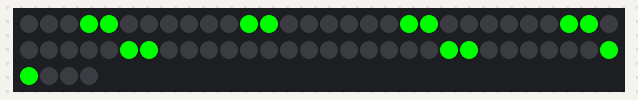
This sketch was run on a simulated Arduino Uno, built with avr-gcc and run on an emulated ATmega328P. Shown: 64 RGB LEDs in strip order, left to right, continuing on the next row. Colours are those a GRB WS2812 strip shows for the declared byte order; what the sketch prints to the serial monitor is not drawn.

Above: at 0.1 s.
At 1.9 s:
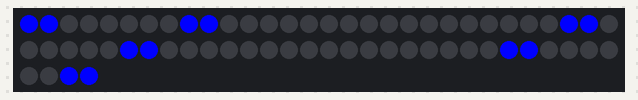
At 3.7 s:
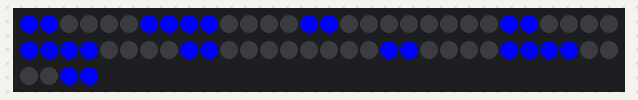

The sketch:

main.ino
```cpp
#include <FastLED.h>
#include <stdio.h>

#define NUM_LEDS 64
#define LED_PIN 3

const int careful[64]       = {0,0,0,1,1,0,0,0, 0,0,0,1,1,0,0,0, 0,0,0,1,1,0,0,0, 0,0,0,1,1,0,0,0, 0,0,0,1,1,0,0,0, 0,0,0,0,0,0,0,0, 0,0,0,1,1,0,0,0, 0,0,0,1,1,0,0,0};
const int matrix_one[64]    = {0,0,0,0,0,0,0,0, 0,0,0,0,0,0,0,0, 0,0,0,0,0,0,0,0, 0,0,0,1,1,0,0,0, 0,0,0,1,1,0,0,0, 0,0,0,0,0,0,0,0, 0,0,0,0,0,0,0,0, 0,0,0,0,0,0,0,0};
const int matrix_two[64]    = {1,1,0,0,0,0,0,0, 1,1,0,0,0,0,0,0, 0,0,0,0,0,0,0,0, 0,0,0,0,0,0,0,0, 0,0,0,0,0,0,0,0, 0,0,0,0,0,0,0,0, 0,0,0,0,0,0,1,1, 0,0,0,0,0,0,1,1};
const int matrix_three[64]  = {1,1,0,0,0,0,0,0, 1,1,0,0,0,0,0,0, 0,0,0,0,0,0,0,0, 0,0,0,1,1,0,0,0, 0,0,0,1,1,0,0,0, 0,0,0,0,0,0,0,0, 0,0,0,0,0,0,1,1, 0,0,0,0,0,0,1,1};
const int matrix_four[64]   = {1,1,0,0,0,0,1,1, 1,1,0,0,0,0,1,1, 0,0,0,0,0,0,0,0, 0,0,0,0,0,0,0,0, 0,0,0,0,0,0,0,0, 0,0,0,0,0,0,0,0, 1,1,0,0,0,0,1,1, 1,1,0,0,0,0,1,1};
const int matrix_five[64]   = {1,1,0,0,0,0,1,1, 1,1,0,0,0,0,1,1, 0,0,0,0,0,0,0,0, 0,0,0,1,1,0,0,0, 0,0,0,1,1,0,0,0, 0,0,0,0,0,0,0,0, 1,1,0,0,0,0,1,1, 1,1,0,0,0,0,1,1};
const int matrix_six[64]    = {1,1,0,0,0,0,1,1, 1,1,0,0,0,0,1,1, 0,0,0,0,0,0,0,0, 1,1,0,0,0,0,1,1, 1,1,0,0,0,0,1,1, 0,0,0,0,0,0,0,0, 1,1,0,0,0,0,1,1, 1,1,0,0,0,0,1,1};

CRGB leds[NUM_LEDS];

void setup() {
  // put your setup code here, to run once:
  Serial.begin(9600);
  FastLED.addLeds<WS2812, LED_PIN>(leds, NUM_LEDS);
}

void loop() {
  // put your main code here, to run repeatedly:
  turn_leds(NULL);
  turn_leds(matrix_one);
  turn_leds(matrix_two);
  turn_leds(matrix_three);
  turn_leds(matrix_four);
  turn_leds(matrix_five);
  turn_leds(matrix_six);
}

void turn_leds(int *arr){
CRGB colour;
  if (arr == NULL){
    Serial.println("Careful");
    arr = careful;
    colour = CRGB::Red;
  }
  else{
    colour = CRGB::Blue;
  }

  for(int i = 0; i < NUM_LEDS; i++){
    leds[i] = arr[i] ? colour : CRGB::Black;
  }
  FastLED.show();
  delay(500);
  FastLED.clear();
  FastLED.show();
  delay(100);
}
```

Measured:
- by itself, everything shown: repeats every 4.2 s, in 14 steps
- what the display in image 1 shows lasts 0.5 s, from 1.8 s to 2.3 s
